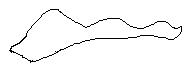
#> input picture OpenCV/1.jpg, 193 x 72 px
$ python imagedemo.py
#> lines starting #> are read from the running program, lines starting #| are printed output that depends on the picture
import cv2
def toppos(img):
    for i in range(0,71):
        for j in range(0,192):
            if img[i][j] < 50:
                return i
                break

def bottompos(img):
    for i in range(71,-1,-1):
        for j in range(0,192):
            if img[i][j] < 50:
                return i
                break

def leftpos(img):
    for i in range(0,192):
        for j in range(0,71):
            if img[j][i] < 50:
                return i
                break

def rigihtpos(img):
    for i in range(192,-1,-1):
        for j in range(0,72):
            if img[j][i] < 50:
                return i
                break

if __name__ == '__main__':
    img = cv2.imread('1.jpg', cv2.IMREAD_GRAYSCALE)
#> img is the input picture: shape (72, 193); min 0, max 255, mean 247.3
    top = toppos(img)
#> top = 9
    bottom = bottompos(img)
#> bottom = 62
    left = leftpos(img)
#> left = 9
    right = rigihtpos(img)
#> right = 181
    newimg = img[top:bottom,left:right+1]
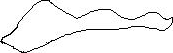
#> newimg: shape (53, 173); min 0, max 255, mean 243.3
    cv2.imwrite('newimg.png',newimg)
    cv2.imshow('hi',newimg)
    cv2.waitKey(0)
